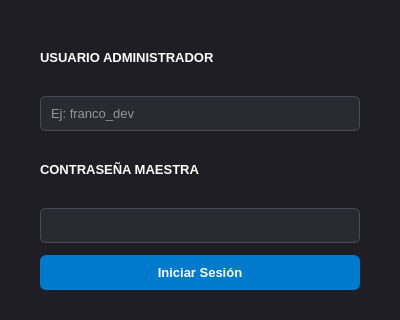
<?xml version="1.0" encoding="UTF-8"?>
<ui version="4.0">
 <class>MainWindow</class>
 <widget class="QMainWindow" name="MainWindow">
  <property name="geometry">
   <rect>
    <x>0</x>
    <y>0</y>
    <width>400</width>
    <height>320</height>
   </rect>
  </property>
  <property name="windowTitle">
   <string>CriptoBóveda - Acceso</string>
  </property>
  <property name="styleSheet">
   <string notr="true">
    QMainWindow { background-color: #1e1e24; }
    QLabel { color: #ffffff; font-size: 13px; font-weight: bold; font-family: 'Segoe UI'; }
    QLineEdit { background-color: #2a2a32; color: #ffffff; border: 1px solid #4a4a5a; border-radius: 6px; padding: 8px; font-size: 13px; }
    QLineEdit:focus { border: 1px solid #007acc; }
    QPushButton { background-color: #007acc; color: #ffffff; border: none; border-radius: 6px; padding: 10px; font-size: 13px; font-weight: bold; }
    QPushButton:hover { background-color: #0098ff; }
   </string>
  </property>
  <widget class="QWidget" name="centralwidget">
   <layout class="QVBoxLayout" name="verticalLayout">
    <property name="spacing">
     <number>12</number>
    </property>
    <property name="leftMargin"><number>40</number></property>
    <property name="topMargin"><number>30</number></property>
    <property name="rightMargin"><number>40</number></property>
    <property name="bottomMargin"><number>30</number></property>
    <item>
     <widget class="QLabel" name="lbl_usuario"><property name="text"><string>USUARIO ADMINISTRADOR</string></property></widget>
    </item>
    <item>
     <widget class="QLineEdit" name="input_usuario"><property name="placeholderText"><string>Ej: franco_dev</string></property></widget>
    </item>
    <item>
     <widget class="QLabel" name="lbl_pass"><property name="text"><string>CONTRASEÑA MAESTRA</string></property></widget>
    </item>
    <item>
     <widget class="QLineEdit" name="input_maestra"><property name="echoMode"><enum>QLineEdit::Password</enum></property></widget>
    </item>
    <item>
     <widget class="QPushButton" name="btn_entrar"><property name="text"><string>Iniciar Sesión</string></property></widget>
    </item>
   </layout>
  </widget>
 </widget>
</ui>
